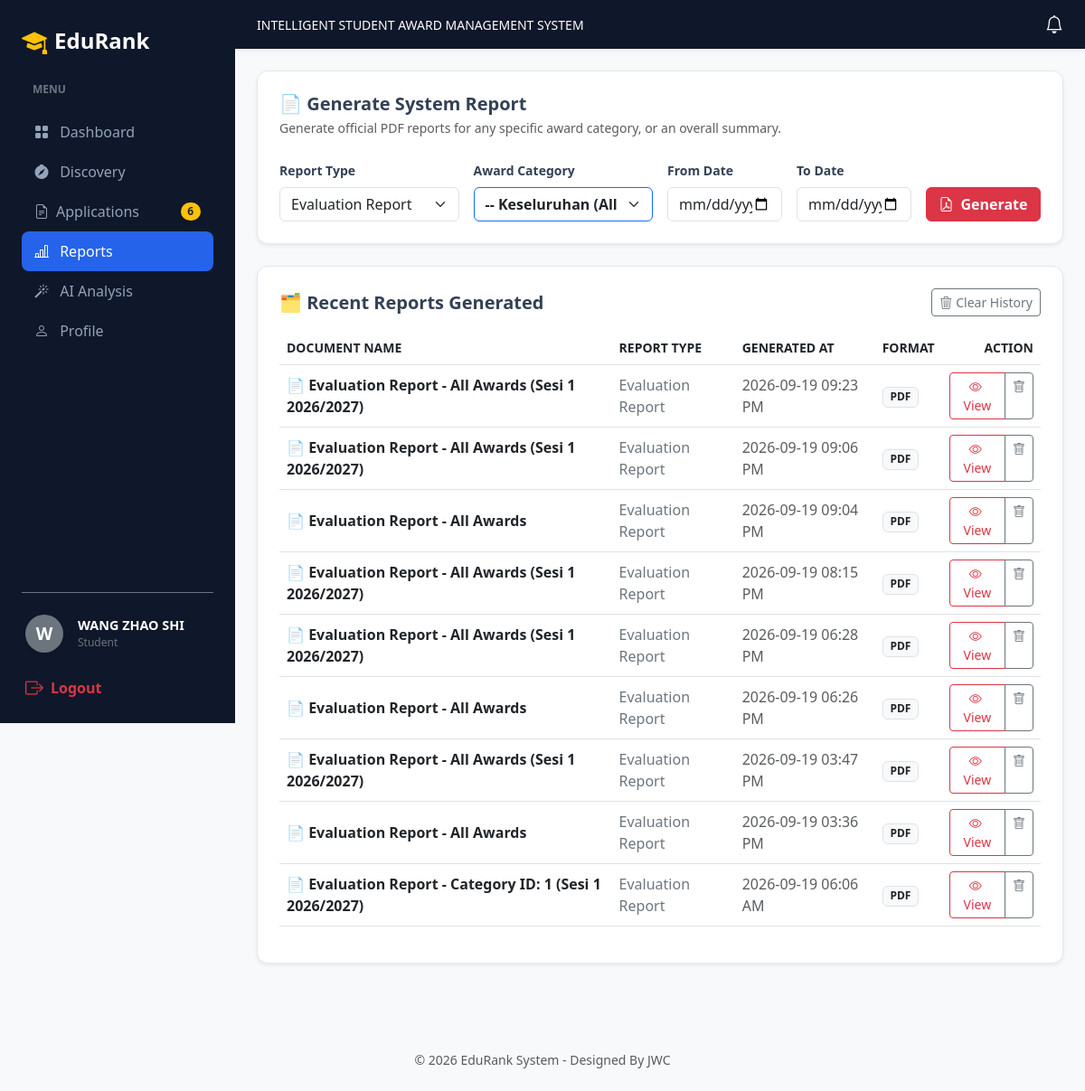
Page /reports.php (signed in) on the committed database.
### tables this page shows
CREATE TABLE `report_logs` (
  `log_id` int(11) NOT NULL,
  `report_title` varchar(255) NOT NULL,
  `report_type` varchar(50) NOT NULL,
  `category_id` varchar(10) NOT NULL,
  `created_at` datetime NOT NULL DEFAULT current_timestamp()
);

### reports.php (the view, shortened to what this page needs)
<?php
require_once 'config.php';
$name = $_SESSION['user_name'] ?? 'Committee Member';
$role = $_SESSION['user_role'] ?? 'Evaluation Committee';
$pending_evaluations = 0;
if (isset($pdo)) {
    $stmtSes = $pdo->query("SELECT setting_value FROM system_settings WHERE setting_key = 'current_session'");
    $current_session = $stmtSes->fetchColumn() ?: 'Default Session';
    $stmtCount = $pdo->prepare("SELECT COUNT(*) FROM award_applications WHERE status = 'verified' AND session_name = ?");
    $stmtCount->execute([$current_session]);
    $pending_evaluations = $stmtCount->fetchColumn();
}
$recent_reports = [];
if (isset($pdo)) {
    try {
        $stmt_logs = $pdo->query("SELECT * FROM report_logs ORDER BY created_at DESC LIMIT 10");
        while ($row = $stmt_logs->fetch(PDO::FETCH_ASSOC)) {
            $recent_reports[] = [
                'id' => $row['log_id'],
                'title' => $row['report_title'],
                'type' => ucfirst($row['report_type']) . ' Report',
                'date' => date('Y-m-d h:i A', strtotime($row['created_at'])),
                'size' => 'PDF',
                'link' => 'generate_report.php?report_type=' . urlencode($row['report_type']) . '&category_id=' . urlencode($row['category_id']) . '&log=0'
            ];
        }
    } catch (PDOException $e) {}
}
?>
<!DOCTYPE html>
<html lang="en">
<head>
    <link href="https://cdn.jsdelivr.net/npm/bootstrap@5.3.0/dist/css/bootstrap.min.css" rel="stylesheet">
    <link rel="stylesheet" href="https://cdn.jsdelivr.net/npm/bootstrap-icons@1.11.0/font/bootstrap-icons.css">
    <link rel="stylesheet" href="style.css">
</head>
<body class="dashboard-body">
    <div class="sidebar d-flex flex-column justify-content-between p-4" id="sidebar">
        <div>
            <div class="d-flex align-items-center gap-2 mb-4">
                <i class="bi bi-mortarboard-fill text-warning fs-3"></i>
                <span class="fs-4 fw-bold text-white">EduRank</span>
            </div>
            <div class="text-uppercase text-secondary mb-3" style="font-size: 0.75rem; font-weight: 600; padding-left: 12px;">Menu</div>
            <?php $currentPage = basename($_SERVER['PHP_SELF']); ?>
            <a href="committee_dashboard.php" class="nav-link <?php echo $currentPage == 'committee_dashboard.php' ? 'active' : ''; ?>">
                <i class="bi bi-grid-fill me-2"></i> Dashboard
            </a>
            <a href="candidate_discovery.php" class="nav-link <?php echo $currentPage == 'candidate_discovery.php' ? 'active' : ''; ?>">
                <i class="bi bi-compass-fill me-2"></i> Discovery
            </a>
            <a href="applications.php" class="nav-link d-flex align-items-center <?php echo in_array($currentPage, ['applications.php', 'evaluate.php']) ? 'active' : ''; ?>">
                <i class="bi bi-file-earmark-text me-2"></i> Applications
                <?php if (isset($pending_evaluations) && $pending_evaluations > 0): ?>
                    <span class="badge bg-warning text-dark ms-auto rounded-pill shadow-sm" style="font-size: 0.75rem;"><?php echo $pending_evaluations; ?></span>
                <?php endif; ?>
            </a>
            <a href="reports.php" class="nav-link <?php echo $currentPage == 'reports.php' ? 'active' : ''; ?>">
                <i class="bi bi-bar-chart-line me-2"></i> Reports
            </a>
            <a href="ai_analysis.php" class="nav-link <?php echo $currentPage == 'ai_analysis.php' ? 'active' : ''; ?>">
                <i class="bi bi-magic me-2"></i> AI Analysis
            </a>
            <a href="committee_profile.php" class="nav-link <?php echo $currentPage == 'committee_profile.php' ? 'active' : ''; ?>">
                <i class="bi bi-person me-2"></i> Profile
            </a>
        </div>
        <div class="border-top border-secondary pt-4 mt-auto">
            <div class="d-flex align-items-center gap-3 mb-4 ms-1">
                <div class="rounded-circle bg-secondary d-flex justify-content-center align-items-center text-white fw-bold shadow-sm" style="width: 42px; height: 42px; font-size: 1.2rem;"><?php echo strtoupper(substr($name, 0, 1)); ?></div>
                <div class="d-flex flex-column text-white" style="line-height: 1.2; overflow: hidden;">
                    <span class="fw-semibold text-truncate" style="font-size: 0.9rem;" title="<?php echo htmlspecialchars($name); ?>"><?php echo htmlspecialchars($name); ?></span>
                    <span class="text-secondary text-truncate mt-1" style="font-size: 0.75rem;" title="<?php echo htmlspecialchars($role); ?>"><?php echo htmlspecialchars($role); ?></span>
                </div>
            </div>
            <form method="POST" action="logout.php">
                <button type="submit" class="btn text-danger p-0 border-0 text-sm fw-bold d-flex align-items-center gap-2 ms-1 bg-transparent" style="cursor: pointer;"><i class="bi bi-box-arrow-right fs-5"></i> Logout</button>
            </form>
        </div>
    </div>
    <div class="main-content">
        <header class="top-header shadow-sm d-flex justify-content-between align-items-center pe-4">
            <span class="fw-medium text-white" style="font-size: 14px;">INTELLIGENT STUDENT AWARD MANAGEMENT SYSTEM</span>
            <?php include 'notification.php'; ?>
        </header>
        <div class="p-4">
            <div class="custom-card p-4 mb-4 shadow-sm bg-white">
                <h5 class="fw-bold mb-1">📄 Generate System Report</h5>
                <p class="text-muted mb-4 small">Generate official PDF reports for any specific award category, or an overall summary.</p>
                <form class="row g-3 align-items-end" action="generate_report.php" method="GET" target="_blank">
                    <div class="col-md-3">
                        <label class="form-label fw-semibold small">Report Type</label>
                        <select name="report_type" class="form-select" required>
                            <option value="evaluation">Evaluation Report</option>
                        </select>
                    </div>
                    <div class="col-md-3">
                        <label class="form-label fw-semibold small">Award Category</label>
                        <select name="category_id" class="form-select border-primary fw-bold" required>
                            <option value="all">-- Keseluruhan (All Awards) --</option>
                        </select>
                    </div>
                    <div class="col-md-2">
                        <label class="form-label fw-semibold small">From Date</label>
                        <input type="date" name="start_date" class="form-control">
                    </div>
                    <div class="col-md-2">
                        <label class="form-label fw-semibold small">To Date</label>
                        <input type="date" name="end_date" class="form-control">
                    </div>
                    <div class="col-md-2">
                        <button type="submit" class="btn btn-danger w-100 fw-bold">
                            <i class="bi bi-file-earmark-pdf me-2"></i>Generate
                        </button>
                    </div>
                </form>
            </div>
            <div class="custom-card p-4 shadow-sm bg-white">
                <div class="d-flex justify-content-between align-items-center mb-3">
                    <h5 class="fw-bold mb-0">🗂️ Recent Reports Generated</h5>
                    <?php if (!empty($recent_reports)): ?>
                        <a href="reports.php?clear_all=1" class="btn btn-sm btn-outline-secondary" onclick="return confirm('Are you sure you want to clear all history?');"><i class="bi bi-trash3 me-1"></i>Clear History</a>
                    <?php endif; ?>
                </div>
                <table class="table table-borderless align-middle">
                    <thead class="border-bottom text-muted small">
                        <tr>
                            <th>DOCUMENT NAME</th>
                            <th>REPORT TYPE</th>
                            <th>GENERATED AT</th>
                            <th>FORMAT</th>
                            <th class="text-end">ACTION</th>
                        </tr>
                    </thead>
                    <tbody>
                        <?php if (empty($recent_reports)): ?>
                            <tr><td colspan="5" class="text-center py-4 text-muted">No reports generated yet.</td></tr>
                        <?php else: ?>
                            <?php foreach ($recent_reports as $report): ?>
                            <tr class="border-bottom">
                                <td class="fw-bold text-dark">📄 <?php echo htmlspecialchars($report['title']); ?></td>
                                <td class="text-secondary"><?php echo htmlspecialchars($report['type']); ?></td>
                                <td class="text-muted"><?php echo htmlspecialchars($report['date']); ?></td>
                                <td><span class="badge bg-light text-dark border"><?php echo htmlspecialchars($report['size']); ?></span></td>
                                <td class="text-end">
                                    <div class="btn-group">
                                        <a href="<?php echo htmlspecialchars($report['link']); ?>" target="_blank" class="btn btn-sm btn-outline-danger"><i class="bi bi-eye me-1"></i>View</a>
                                        <a href="reports.php?delete_id=<?php echo $report['id']; ?>" class="btn btn-sm btn-outline-secondary" onclick="return confirm('Delete this record?');"><i class="bi bi-trash"></i></a>
                                    </div>
                                </td>
                            </tr>
                            <?php endforeach; ?>
                        <?php endif; ?>
                    </tbody>
                </table>
            </div>
        </div>
    </div>
    <footer class="text-center p-4 mt-5 text-muted">
    <p class="mb-0 small">&copy; 2026 EduRank System - Designed By JWC</p>
    </footer>
</body>
</html>

### style.css (style rules this page uses)
:root { --primary-color: #1e3a8a; --secondary-color: #416cb2; --accent-color: #f59e0b; --bg-main: #f8fafc; --card-bg: #ffffff; --text-dark: #334155; --text-muted: #64748b; }
body { background-color: var(--bg-main) !important; font-family: 'Segoe UI', Tahoma, Geneva, Verdana, sans-serif; color: var(--text-dark); margin: 0; padding: 0; }
body.dashboard-body { background-color: #f8f9fa !important; font-family: system-ui, -apple-system, "Segoe UI", Roboto, sans-serif; margin: 0; padding: 0; }
.sidebar { width: 260px; height: 100vh; background-color: #0f172a !important; color: #ffffff !important; position: fixed; top: 0; left: 0; z-index: 1000; transition: all 0.3s ease; }
.sidebar .nav-link { color: #94a3b8 !important; transition: all 0.2s ease; border-radius: 8px; padding: 10px 14px; }
.sidebar .nav-link.active { background-color: #2563eb !important; color: #ffffff !important; }
.main-content { margin-left: 260px; min-height: 100vh; transition: all 0.3s ease; }
.top-header { background-color: #0f172a; color: #ffffff; padding: 12px 24px; display: flex; align-items: center; justify-content: space-between; }
.custom-card { border: 1px solid #e2e8f0; border-radius: 12px; }

### reports.php (style rules this page uses)
.dashboard-body { background-color: #f8f9fa; }

### rows in the picture
report_logs: report_title "Evaluation Report - All Awards (Sesi 1 2026/2027)", type "Evaluation Report", date "2026-09-19 09:23 PM", size "PDF"
report_logs: report_title "Evaluation Report - All Awards (Sesi 1 2026/2027)", type "Evaluation Report", date "2026-09-19 09:06 PM", size "PDF"
report_logs: report_title "Evaluation Report - All Awards", type "Evaluation Report", date "2026-09-19 09:04 PM", size "PDF"
report_logs: report_title "Evaluation Report - All Awards (Sesi 1 2026/2027)", type "Evaluation Report", date "2026-09-19 08:15 PM", size "PDF"
report_logs: report_title "Evaluation Report - All Awards (Sesi 1 2026/2027)", type "Evaluation Report", date "2026-09-19 06:28 PM", size "PDF"
report_logs: report_title "Evaluation Report - All Awards", type "Evaluation Report", date "2026-09-19 06:26 PM", size "PDF"
report_logs: report_title "Evaluation Report - All Awards (Sesi 1 2026/2027)", type "Evaluation Report", date "2026-09-19 03:47 PM", size "PDF"
report_logs: report_title "Evaluation Report - All Awards", type "Evaluation Report", date "2026-09-19 03:36 PM", size "PDF"
report_logs: report_title "Evaluation Report - Category ID: 1 (Sesi 1 2026/2027)", type "Evaluation Report", date "2026-09-19 06:06 AM", size "PDF"

### other values in the picture
$pending_evaluations "6"
substr($name, 0, 1) "W"
$name "WANG ZHAO SHI"
$role "Student"
